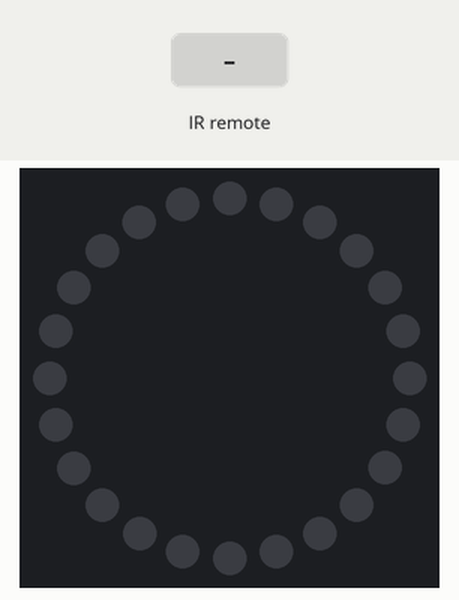
Recording of a program running on a simulated Arduino Uno, built with avr-gcc and run on an emulated ATmega328P. Shown: 24 RGB LEDs in a ring, first at the top, clockwise. Inputs (shaded band) come from the test bench. Dim RGB values are drawn brighter than linear; random numbers use the default seed unless the program sets one.

Above: at 1.2 s.
1.3 s: infrared code 0xFF827D received
At 2.4 s:
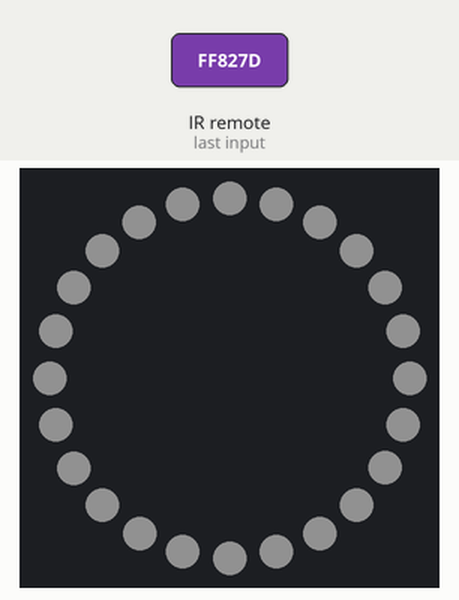
2.8 s: infrared code 0xFF1AE5 received
At 4.0 s:
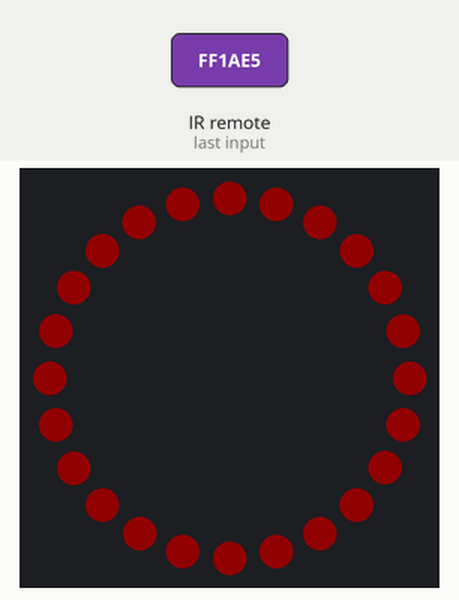
4.3 s: infrared code 0xFF9A65 received
At 5.5 s:
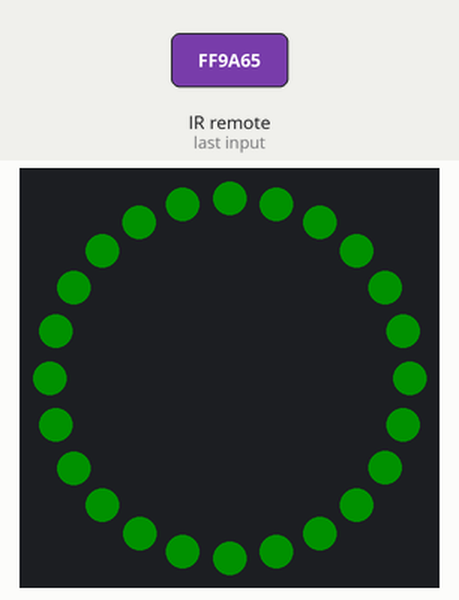
5.8 s: infrared code 0xFFA25D received
At 7.1 s:
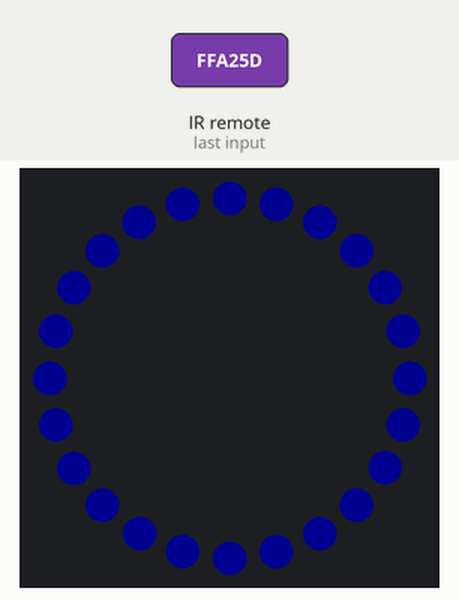
7.4 s: infrared code 0xFF2AD5 received
At 8.6 s:
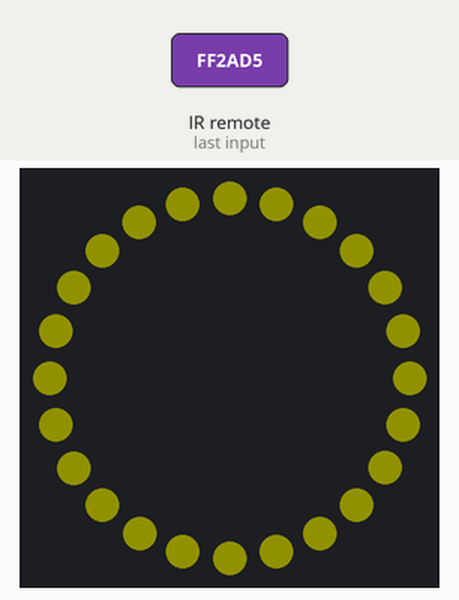
8.9 s: infrared code 0xFFAA55 received
At 9.3 s:
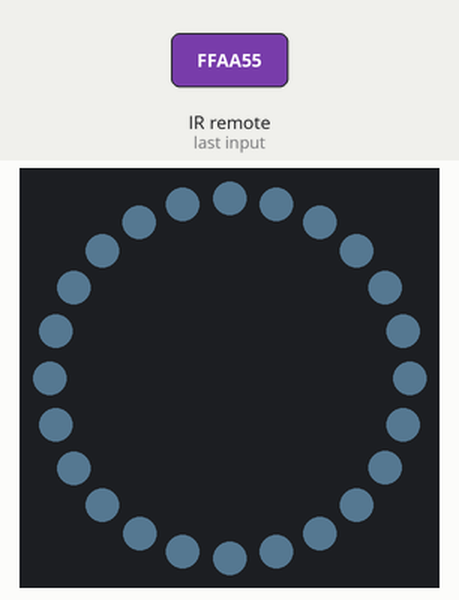
Timing chart, 0 to 11.4 s (numbered marks = the images above; inputs shaded):
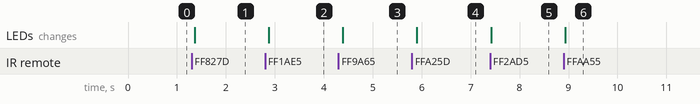

The program:

main.cpp
```cpp
#include <Arduino.h>
#include <FastLED.h>
#include <IRremote.h>

#define delayMS 200

unsigned long lastTime = millis();

// IR
#define PIN_IR 5
IRrecv irSensor(PIN_IR);
decode_results irResult;
unsigned long currentCode = 0xFFFFFFFFF;

// RİNG
#define PIN_RING 3
#define NUM_LEDS 24
CRGB ring[NUM_LEDS];
int colors[][3] = {
    {255,255,255},
    {255,0,0},
    {0,255,0},
    {0,0,255},
    {255,255,0},
    {0,255,255},
    {255,0,255},
    {192,192,192},
    {128,128,128},
    {128,0,0},
    {128,128,0},
    {0,128,0},
    {128,0,128},
    {0,128,128},
    {0,0,128},
    {165,42,42},
    {220,20,60},
    {255,165,0},
    {255,215,0},
    {240,230,140},
    {107,142,35},
    {32,178,170},
    {70,130,180},
    {135,206,235},
    {148,0,211},
    {139,0,139},
    {205,133,63}
};

boolean ringStatus = false;
int  ringColors[3] = {255, 255, 255};
CRGB ringColor = CRGB(ringColors[0], ringColors[1], ringColors[2]);
int ringBrightness = 17;
long int ringCounter = 15000000;
String ringMode = "";
boolean ringChange = false;
boolean colorChange = false;

void setRingColor(int r, int g, int b){
    ringMode = "CHANGE_COLOR";
    ringColors[0] = r;
    ringColors[1] = g;
    ringColors[2] = b;
    ringColor = CRGB(r, g, b);
    colorChange = true;
}

// CUSTOMM METHODS
void kumandaTuslari(unsigned long int code){
    switch (code) {
        // ON
        case 0xFF827D:  ringStatus=true;  ringMode="ON"; ringCounter = 15000000; break;
        //OFF
        case 0xFF02FD:  ringStatus=false;  ringMode="OFF";  break;
        //R
        case 0xFF1AE5:  setRingColor(255, 0, 0);         break;
        //G
        case 0xFF9A65:  setRingColor(0, 255, 0);         break;
        //B
        case 0xFFA25D:  setRingColor(0, 0, 255);         break;
        //W
        case 0xFF22DD:  setRingColor(255, 255, 255);     break;
        //SARI
        case 0xFF2AD5:  setRingColor(255, 255, 0);       break;
        //AÇIK MAVİ
        case 0xFFAA55:  setRingColor(153, 204, 255);     break;
        //TURQUAZ
        case 0xFF926D:  setRingColor(153, 255, 204);     break;
        //PEMBE
        case 0xFF12ED:  setRingColor(255, 153, 204);      break;
        //TURUNCU
        case 0xFF0AF5:  setRingColor(255,127,80);        break;
        //MAT YEŞİL
        case 0xFF8A75:  setRingColor(60,179,113);       break;
        //MOR
        case 0xFFB24D:  setRingColor(128, 0, 128);       break;
        //PUDRA
        case 0xFF32CD:  setRingColor(90, 71, 69);       break;
        // IŞIK YÜKSELT
        case 0xFF3AC5: if(ringBrightness<255){ ringBrightness += 17; }  ringMode = "CHANGE_COLOR"; break;
        // IŞIK AZALT
        case 0xFFBA45: if(ringBrightness>17){ ringBrightness -= 17; }  ringMode = "CHANGE_COLOR"; break;
        // 1H
        case 0xFF18E7: FastLED.showColor(CRGB(0,0,0)); delay(500); ringCounter = (1000*60)*30;  break;
        // 2H
        case 0xFF9867: FastLED.showColor(CRGB(0,0,0)); delay(500); ringCounter = (1000*60)*60;  break;
        // 3H
        case 0xFF58A7: FastLED.showColor(CRGB(0,0,0)); delay(500); ringCounter = (1000*60)*90;  break;
        // 4H
        case 0xFFD827: FastLED.showColor(CRGB(0,0,0)); delay(500); ringCounter = (1000*60)*120;  break;
        // R YUKARI
        case 0xFF28D7: if(ringColors[0]<255){ ringColors[0] += 15; }  ringMode = "CHANGE_COLOR";    break;
        // R AŞAĞI
        case 0xFF08F7: if(ringColors[0]>0){ ringColors[0] -= 15; }  ringMode = "CHANGE_COLOR";  break;
        // G YUKARI
        case 0xFFA857: if(ringColors[1]<255){ ringColors[1] += 15; }  ringMode = "CHANGE_COLOR";    break;
        // G AŞAĞI
        case 0xFF8877: if(ringColors[1]>0){ ringColors[1] -= 15; }  ringMode = "CHANGE_COLOR";  break;
        // B YUKARI
        case 0xFF6897: if(ringColors[2]<255){ ringColors[2] += 15; }  ringMode = "CHANGE_COLOR";    break;
        // B AŞAĞI
        case 0xFF48B7: if(ringColors[2]>0){ ringColors[2] -= 15; }  ringMode = "CHANGE_COLOR";  break;
        // DIY1
        case 0xFF30CF: ringMode="DIY1";  break;
        // DIY2
        case 0xFFB04F: return false;  break;
        // DIY3
        case 0xFF708F: return false;  break;
        // DIY4
        case 0xFF10EF: return false;  break;
        // DIY5
        case 0xFF906F: return false;  break;
        // DIY6
        case 0xFF50AF: return false;  break;
        // QUICK
        case 0xFFE817: return false;  break;
        // SLOW
        case 0xFFC837: return false;  break;
        // JUMP3
        case 0xFF20DF: return false;  break;
        // JUMP7
        case 0xFFA05F: return false;  break;
        // FADE3
        case 0xFF609F: return false;  break;
        // FADE7
        case 0xFFE01F: return false;  break;
        // AUTO
        case 0xFFF00F: ringMode="AUTO"; colorChange=true;  break;
        // FLASH
        case 0xFFD02F: return false;  break;
    }
    ringChange = true;

}// kumandaTuslari

// RING MODE ringModeAuto
void ringModeAuto(){
    for(byte i = 0; i<NUM_LEDS; i++){
        int rnd = random(0, 27);
        ring[i].setRGB(colors[rnd][0], colors[rnd][1], colors[rnd][2]);
    }
    FastLED.show();
}//ringModeAuto


// Ring Mode Diy 1
byte rmd1LedKey = 0;
unsigned long rmd1LastTime = millis() ;
void ringModeDiy1(){
    long elapsedTime = millis() - rmd1LastTime;
    if(elapsedTime>150){
        rmd1LastTime=millis();
        FastLED.clear();
        ring[rmd1LedKey].setRGB(ringColors[0], ringColors[1], ringColors[2]);
        FastLED.show();
        rmd1LedKey++;
        if(rmd1LedKey>=NUM_LEDS){ rmd1LedKey=0; }
    }
}


// RING CONTROL
void ringControl(long elapsedTime){
        if(!ringStatus){
            FastLED.clear(true);
        }else{
            FastLED.setBrightness(ringBrightness);
            if(ringCounter>0 && ringCounter<15000000){ ringCounter -= delayMS; }
            if(ringCounter<=0){ ringStatus=false; }

                if(ringMode=="ON"){
                    FastLED.showColor(CRGB( ringColors[0], ringColors[1], ringColors[2] ));
                    ringMode=="";
                }else if(ringMode=="OFF"){
                    FastLED.clear(true);
                    ringMode=="";
                }else if(ringMode=="AUTO"){
                    ringModeAuto();
                    ringMode=="";
                }else if(ringMode=="CHANGE_COLOR"){
                    FastLED.showColor(CRGB( ringColors[0], ringColors[1], ringColors[2] ));
                    ringMode=="";
                }else if(ringMode=="DIY1"){
                    ringModeDiy1();
                }else{

                }

        }//else
}//ringControl


// IRSensor
void IRSensor(){
    if(irSensor.decode(&irResult)){
            if(irResult.value!=0xFFFFFFFF){
                currentCode = irResult.value;
            }
            kumandaTuslari(currentCode);
            irSensor.resume(); // Receive the next value
    } // if(irSensor.decode(&irResult))
}


//SETUP
void setup() {
    Serial.begin(9600);
    irSensor.enableIRIn();
    FastLED.addLeds<NEOPIXEL, PIN_RING>(ring, NUM_LEDS);

}


//LOOP
void loop() {
    long elapsedTime = millis() - lastTime;
    lastTime = lastTime + elapsedTime;


    IRSensor();
    ringControl(elapsedTime);


/*
    for(byte i = 0; i < NUM_LEDS; i++){
        byte rKey = random(0, 27);
        ring[i].setRGB(colors[rKey][0], colors[rKey][1], colors[rKey][2]); delay(50);
        FastLED.show();
    }
*/
    delay(150);
}
```

Measured:
- after the input at 1.3 s, the LEDs: change after 0.07 s (image 1)
- after the input at 2.8 s, the LEDs: change after 0.08 s (image 2)
- after the input at 4.3 s, the LEDs: change after 0.09 s (image 3)
- after the input at 5.8 s, the LEDs: change after 0.10 s (image 4)
- after the input at 7.4 s, the LEDs: change at once (image 5)
- after the input at 8.9 s, the LEDs: change at once (image 6)
